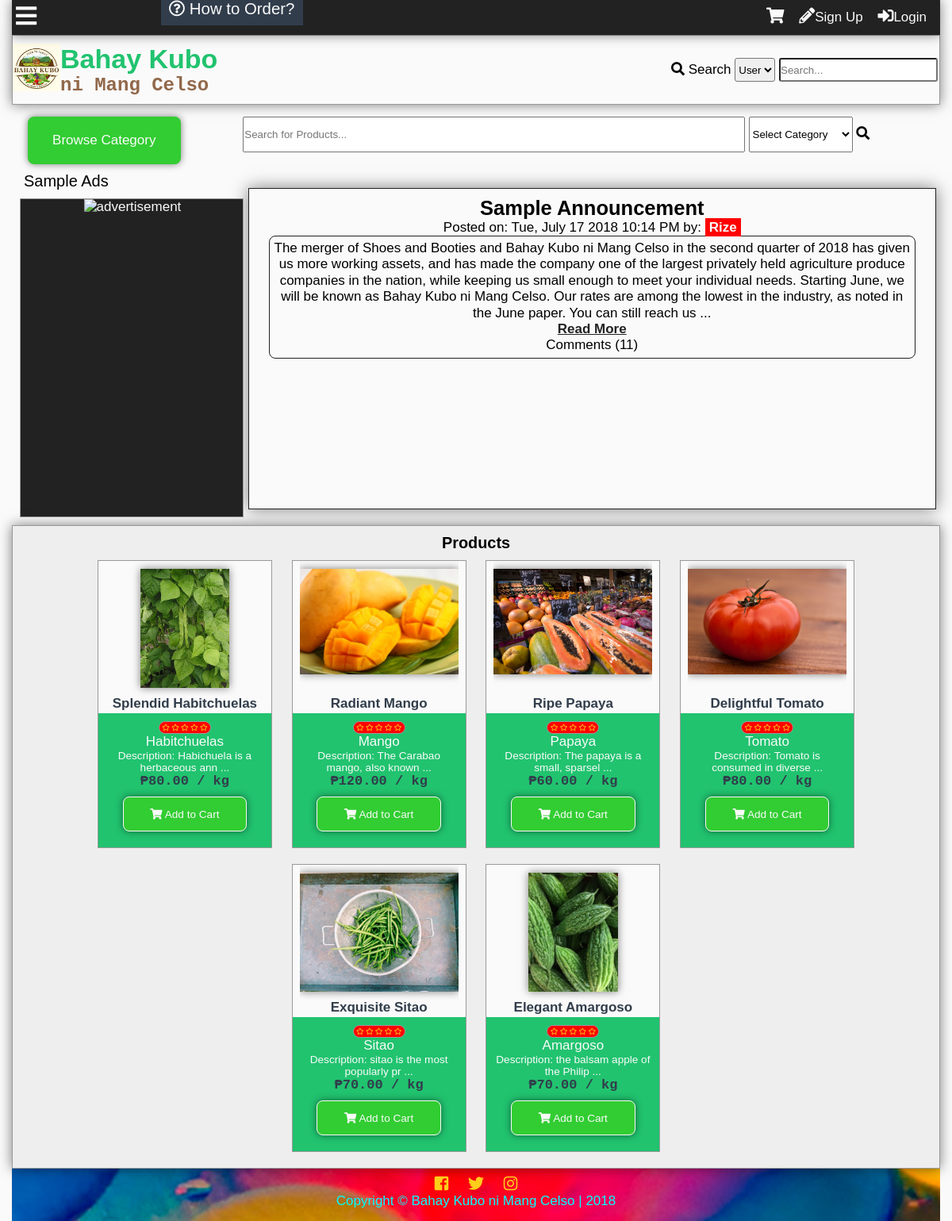
The page / on the database its author committed.
### tables this page shows
CREATE TABLE `tblannouncement` (
  `announceid` int(11) NOT NULL,
  `title` varchar(100) NOT NULL,
  `content` text NOT NULL,
  `datecreated` datetime DEFAULT NULL,
  `author` int(11) NOT NULL
);

CREATE TABLE `tbluser` (
  `userid` int(11) NOT NULL,
  `username` varchar(100) NOT NULL,
  `password` varchar(100) NOT NULL,
  `firstname` varchar(100) NOT NULL,
  `middlename` varchar(100) NOT NULL,
  `lastname` varchar(100) NOT NULL,
  `birthday` varchar(20) NOT NULL,
  `datecreated` timestamp NOT NULL DEFAULT '0000-00-00 00:00:00',
  `email` varchar(100) NOT NULL,
  `website` varchar(255) NOT NULL,
  `location` varchar(255) NOT NULL,
  `usertypeid` int(11) NOT NULL,
  `access` int(11) NOT NULL,
  `imgname` varchar(100) NOT NULL,
  `imgtype` varchar(100) NOT NULL,
  `imgpath` varchar(200) NOT NULL,
  `bio` text NOT NULL,
  `is_show_email` tinyint(1) NOT NULL,
  `gender` int(11) NOT NULL,
  `lastupdate` timestamp NOT NULL DEFAULT '0000-00-00 00:00:00',
  `lastonline` timestamp NOT NULL DEFAULT '0000-00-00 00:00:00',
  `profileviews` int(11) NOT NULL
);

CREATE TABLE `tblproduct` (
  `productid` int(11) NOT NULL,
  `categoryid` int(11) NOT NULL,
  `productname` varchar(100) NOT NULL,
  `description` varchar(255) NOT NULL,
  `farmid` int(11) NOT NULL,
  `userid` int(11) NOT NULL,
  `dateposted` datetime DEFAULT NULL,
  `price` decimal(10,2) NOT NULL,
  `img` varchar(200) NOT NULL,
  `view` int(11) NOT NULL,
  `rating` int(11) NOT NULL
);

CREATE TABLE `tblcategory` (
  `categoryid` int(11) NOT NULL,
  `category` varchar(100) NOT NULL,
  `status` int(11) NOT NULL,
  `low` decimal(10,2) NOT NULL,
  `high` decimal(10,2) NOT NULL,
  `prevailing` decimal(10,2) NOT NULL
);

### index.php (the view, shortened to what this page needs)
<?php
	include'functions.php';
	require_once'connection.php';
?>
<!DOCTYPE html>
<html lang="en">
<head>
  	<link rel="stylesheet" href="css/style.css">
  	<link rel="stylesheet" href="css/fontawesome-all.css">
</head>
<body>
	<div class="main-container">
	<?php
		addheader();
	?>
		<div class="main-search">
			<div id="browse-category" onclick="showCategory()">Browse Category
			</div>
			<form id="main-search-form">
				<div>
					<input type="text" id="main-search" placeholder="Search for Products..." onkeyup="searchProduct()">
					<select  id="main-select" >
						<option disabled selected>Select Category</option>
					</select>
					<i class="fas fa-search"></i>
				</div>
			</form>
		</div>
		<div class="main-content">
			<div class="main-content-grid">
				<div class="announcement">
<?php
$sql="SELECT announceid,title,content,t1.datecreated,username FROM tblannouncement AS t1
LEFT JOIN tbluser
	ON userid = author
ORDER BY announceid DESC
LIMIT 1";
$result= $conn->query($sql);
$row=$result->fetch_object();
	$announceid = $row->announceid;
	$title = $row->title;
	$content = $row->content;
	$date = date('D, F j Y g:i A',strtotime($row->datecreated));
	$author = $row->username;
	echo '<h2 id="announcement-title">'.$title.'</h2>
	<p>Posted on: '.$date.' by: <a href="profile.php?name='.$author.'">'.$author.'</a></p>
	<div class="announce-content">'.substr(nl2br($content), 0, 450);
	if(strlen($content) > 450 ){
		echo'...';
	}
	echo'<br>
		<a class="center" id="announcement-comment" href="announcement.php">Read More</a>';
$sql = "SELECT commentannid FROM tblcommentann WHERE announceid = '$announceid'";
$result= $conn->query($sql);
$comments = $result->num_rows;
echo'<p>Comments ('.$comments.')</p>
		</div>
		';
?>
				</div>
				<div class="advertisement">
					<div class="advertisement-inner">
						<img src="img/neiman_marcus.gif" alt="advertisement">
					</div>
				</div>
				<div class="content-body">
					<h3>Products</h3>
<?php
$sql = "SELECT productid,category, productname, description, farmname, username, dateposted, price, img, rating FROM tblproduct as t1
LEFT JOIN tblcategory as t2
	ON t1.categoryid = t2.categoryid
LEFT JOIN tbluser as t3
	ON t1.userid = t3.userid
LEFT JOIN tblfarm as t4
	ON t1.farmid = t4.farmid
ORDER BY dateposted DESC
LIMIT 15";
$result = $conn->query($sql);
while($row = $result->fetch_object()){
	$id = $row->productid;
	$category = $row->category;
	$product = $row->productname;
	$desc = $row->description;
	$price = $row->price;
	$img = $row->img;
	$rating = $row->rating;
	echo'
	<div class="product">
	<a href="product.php?id='.$id.'">
	<div class="product-img-wrap">
		<img src="'.$img.'" alt="Product Image">
	</div>
	<p class="product-title">'.$product.'</p>
	</a>
	<div class="product-content">
	<a href="product.php?id='.$id.'">
	<p>';
	starsystem($rating);
	echo'
	</p>
	<p class="product-category">'.$category.'</p>
	<p class="product-desc">Description: '.substr($desc,0,30).' ...</p>
	</a>
	<p class="product-price">₱'.$price.' / kg</p>
	<div class="add-to-cart" value="'.$id.'" onclick="addThistoCart(this)"><i class="fas fa-shopping-cart"></i> Add to Cart</div>
	</div>
	</div>';
}
?>
				</div>
		</div>
		<?php
			addfooter();
		?>
	</div>
</body>
</html>

### functions.php (shortened to what this page needs)
<?php
function addheader(){
	echo'<header id="main-header">
			<div class="grid-header">
				<div class="box1">
					<a href="index.php">
						<div class="logo">
							<img src="img/logo.jpg">
						</div>
						<div id="header-text">
						<h1 id="first-text">Bahay Kubo</h1><br>
							<h2 id="second-text"> ni Mang Celso</h2>
						</div>
					</a>
				</div>
				<div class="box2">';
						search_function();
				echo'</div>
				<div class="modal2">
				</div>
				<div id="search-dropdown">
				</div>
			</div>
		</header>
		<div class="subheader">
			<div class="subgrid">
				<div class="svg">
					<p class="open-slide" onclick="openSlideMenu()">
						<i class="fas fa-bars"></i>
					</p>
				</div>
				<div class="nav">
					<a id="How-to" href="about.php#how-to-order"><i class="far fa-question-circle"></i> How to Order?</a>
				</div>
				<div class="profile-grid">';
						session_button();
				echo'</div>
			</div>
		</div>
	';
}
function addfooter(){
	echo'<footer id="main-footer">
			<div class="container">
				<a target="_blank" title="Like us on Facebook" href="https://www.facebook.com/BahayKuboniMangCelso/?ref=page_internal"><i class="fab fa-facebook-square"></i></a>
				<a target="_blank" title="Follow us on Twitter" href="https://twitter.com/"><i class="fab fa-twitter"></i></a>
				<a target="_blank" title="Follow us on Instagram" href="https://www.instagram.com/?hl=ens"><i class="fab fa-instagram"></i></a>
				<p>Copyright &copy; <span id="company">Bahay Kubo ni Mang Celso</span> | 2018</p>
			</div>
		</footer>';
}
function session_button(){
	$conn = mysqli_connect ("localhost", "root", "", "itsproject");
	echo'
	<div id="cart-panel">
		<h1>Shopping Cart</h1>
		<div id="shopping-cart-content"></div>
	</div>
	<div id="cart-modal" onclick="hideCartPanel()"></div>
	<i class="fas fa-shopping-cart button" onclick="showCartPanel()"></i>';
	if(isset($_SESSION['id'])){
	$id=$_SESSION['id'];
		$sql="SELECT imgpath FROM tbluser WHERE userid=".$id."";
		$result=$conn->query($sql);
		$row=$result->fetch_object();
		$tn_image=$row->imgpath;
		if($tn_image==''){
			$tn_image='img/default.png';
		}
$sql="SELECT pmid FROM tblpm WHERE receiverid='$id' AND checked=0 GROUP BY senderid";
$result=$conn->query($sql);
$count=$result->num_rows;
		echo'<a class="button" title="Check your messages" href="inbox.php?name='.$_SESSION["name"].'"><i class="far fa-envelope"></i><span id="pmnum">'.$count.'</span></a>';
$sql="SELECT notifid FROM tblnotif
	WHERE receiverid='$id' and checked=0
	";
$result=$conn->query($sql);
$count=$result->num_rows;
		echo'<a class="button" id="notifbtn" title="Check your notifications" onclick="toggleNotif()""><i class="far fa-bell"></i><span id="notifnum">'.$count.'</span></a>
		<a class="button" href=profile.php?name='.$_SESSION['name'].'>
		'.$_SESSION["name"].'\'s Profile<div class="top-tn"><img src="'.$tn_image.'""></div></a>';
		echo'<div id="notifdrop">
		Notifications
		<ul>';
$sql="SELECT notifid,username,imgpath,receiverid,notifdate,notiftype,checked,details,details2 FROM tblnotif
	LEFT JOIN tbluser
		ON tblnotif.userid=tbluser.userid
	WHERE receiverid='$id'
	ORDER BY notifid DESC
	LIMIT 10";
$result=$conn->query($sql);
$count=$result->num_rows;
if($count==0){
	echo'<li>No notifications yet...</li>';
}else{
while($rows=$result->fetch_object())
{
$nid=$rows->notifid;
$uname=$rows->username;
$rid=$rows->receiverid;
$date=time_elapsed_string($rows->notifdate);
$type=$rows->notiftype;
$imgpath=$rows->imgpath;
$uname=$rows->username;
$details=$rows->details;
$details2=$rows->details2;
if(!$imgpath){
	$imgpath='img/default.png';
}
if($type==1){
	echo'<li><div class="comment-tn">
				<img src="'.$imgpath.'">
			</div> <a class="n1" href="profile.php?name='.$uname.'">'.$uname.'</a> <a class="n2" href="profile.php?name='.$_SESSION['name'].'#comment'.$details.'"> has commented on your profile '.$date.'</a></li>';
} else if($type==2){
	if ($details2==1){
	echo'<li><div class="comment-tn">
				<img src="'.$imgpath.'">
			</div>
			 <a class="n1" href="profile.php?name='.$uname.'">'.$uname.'</a> has sent a friend request '.$date.'<br>
		<div id="fr-'.$nid.'"><a class="fr-yes" onclick="friendyes(this)" value="'.$nid.'">Yes</a> <a class="fr-no" onclick="friendno(this)" value="'.$nid.'">No</a>
		</div>
		</li>';
	} else if($details2==2){
		echo'<li><div class="comment-tn">
				<img src="'.$imgpath.'">
			</div>
			 <a class="n1" href="profile.php?name='.$uname.'">'.$uname.'</a> has sent a friend request '.$date.'<br>
		<div id="fr-'.$nid.'">
			Request Accepted
		</div>
		</li>';
	} else if($details2==3){
		echo'<li><div class="comment-tn">
				<img src="'.$imgpath.'">
			</div>
			 <a class="n1" href="profile.php?name='.$uname.'">'.$uname.'</a> has sent a friend request '.$date.'<br>
		<div id="fr-'.$nid.'">
			Request Denied
		</div>
		</li>';
	}
}else if ($type==3){
	echo'<li><i class="fas fa-ban banned"></i> Sorry, your profile picture has been removed.<br>
	Please read the rules and guidelines.</li>';
}
}
}
		echo'<center><a id="seeallnotif" href="notification.php">See all notifications</a></center>
		</ul>
		</div>';
	}else{
		echo'<div id="notifnum"></div><div id="pmnum"></div>
		<a href ="register.php" class="button"><i class="fas fa-pencil-alt"></i></i>Sign Up</a>
		<a id="modalBtn" class="button"><i class="fas fa-sign-in-alt"></i>Login</a>';
	}
}
function search_function(){
	echo'
		<form action="search.php" method="get">
			<i class="fas fa-search"></i>
			<label>Search</label>
			<select name="criteria" id="criteria">
				<option value="2">User</option>
			</select>
			<input type="text" onkeyup="searchdropdown()" required name="search-text" placeholder="Search..." id="search-text" autocomplete="off">
		</form>
	';
}
function starsystem($percent){
	echo'<div class="star-system" title="'.$percent.'% of voters likes this">';
	if($percent>=98){
	echo'
		<i class="fas fa-star"></i>
		<i class="fas fa-star"></i>
		<i class="fas fa-star"></i>
		<i class="fas fa-star"></i>
		<i class="fas fa-star"></i>
	';
	}else if($percent<4){
	echo'
		<i class="far fa-star"></i>
		<i class="far fa-star"></i>
		<i class="far fa-star"></i>
		<i class="far fa-star"></i>
		<i class="far fa-star"></i>
	';
	}
	echo'</div>';
}

### rows shown on the page
tblannouncement: title "Sample Announcement", datecreated "Tue, July 17 2018 10:14 PM", tbluser.username "Rize", content "The merger of Shoes and Booties and Bahay Kubo ni Mang Celso in the second quarter of 2018 has given us more working assets, and has made the company one of the largest privately held agriculture produce companies in the nation, while keeping us small enough to meet your individual needs. Starting June, we will be known as Bahay Kubo ni Mang Celso. Our rates are among the lowest in the industry, as noted in the June paper. You can still reach us"
tblproduct: img (picture), productname "Splendid Habitchuelas", rating 0 (drawn), categoryid.category "Habitchuelas", description "Habichuela is a herbaceous ann", price "80.00", $id 6 (drawn)
tblproduct: img (picture), productname "Radiant Mango", rating 0 (drawn), categoryid.category "Mango", description "The Carabao mango, also known", price "120.00", $id 5 (drawn)
tblproduct: img (picture), productname "Ripe Papaya", rating 0 (drawn), categoryid.category "Papaya", description "The papaya is a small, sparsel", price "60.00", $id 4 (drawn)
tblproduct: img (picture), productname "Delightful Tomato", rating 0 (drawn), categoryid.category "Tomato", description "Tomato is consumed in diverse", price "80.00", $id 3 (drawn)
tblproduct: img (picture), productname "Exquisite Sitao", rating 0 (drawn), categoryid.category "Sitao", description "sitao is the most popularly pr", price "70.00", $id 2 (drawn)
tblproduct: img (picture), productname "Elegant Amargoso", rating 0 (drawn), categoryid.category "Amargoso", description "the balsam apple of the Philip", price "70.00", $id 1 (drawn)

### other values the page prints
$comments "11"
